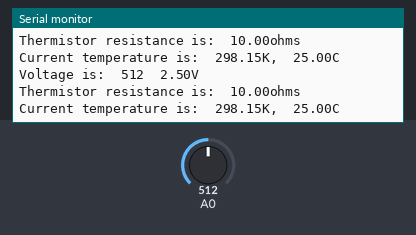
This sketch was run on a simulated Arduino Uno, built with avr-gcc and run on an emulated ATmega328P. On the bench: the last lines printed to the serial monitor. The test bench sets the inputs (shaded band); at power-on: A0 = 512.

Above: at 2.8 s.
2.9 s: A0 set to 1007
At 3.59 s:
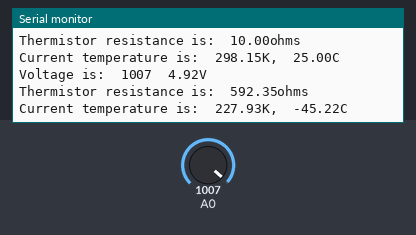
4.4 s: A0 set to 1023
At 5.22 s:
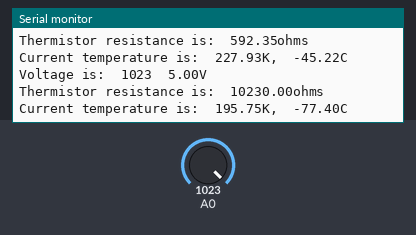
Timing chart, 0 to 7.4 s (numbered marks = the images above; inputs shaded):
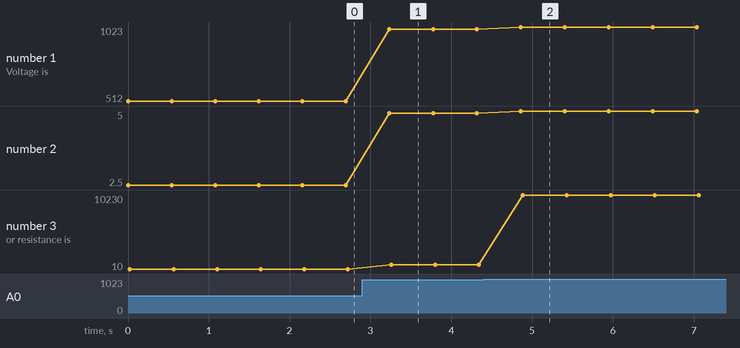

Measured:
- after the input at 2.9 s, the serial monitor: prints a new line after 0.33 s (image 1)
- after the input at 4.4 s, the serial monitor: prints a new line after 0.46 s (image 2)
- plotted number 1: 512 → 1007 after the input at 2.9 s, 1007 → 1023 after the input at 4.4 s
- plotted number 2: 2.5 → 4.92 after the input at 2.9 s, 4.92 → 5 after the input at 4.4 s
- plotted number 3: 10 → 592.35 after the input at 2.9 s, 592.35 → 10230 after the input at 4.4 s

The sketch:

Temperature_Sensor.ino
```cpp
void setup() {
    // initialize serial communication at 9600 bits per second:
    Serial.begin(9600);
}

// the loop routine runs over and over again forever:
void loop() {
    // read the input on analog pin 0:
    int adcVal = analogRead(A0);
    // calculate voltage
    float v = adcVal * 5.0 / 1024;
    // calculate resistance value of thermistor
    float rt = 10 * v / (5 - v);
    // temperature (kelvin)
    float tempK = 1 / (log(rt / 10) / 3950 + 1 / (273.15 + 25));
    // temperature (celsius)
    float tempC = tempK - 273.15;

    // print value to read
    Serial.print("Voltage is:\t");
    // print out analog voltage:
    Serial.print(adcVal);
    Serial.print("\t");
    // print out digital voltage:
    Serial.print(v);
    Serial.println("V");
    Serial.print("Thermistor resistance is:\t");
    // print out analog voltage:
    Serial.print(rt);
    Serial.println("ohms");
    // send the temperature to serial monitor
    Serial.print("Current temperature is:\t");
    // print out temp in K:
    Serial.print(tempK);
    Serial.print("K,\t");
    // print out temp in C:
    Serial.print(tempC);
    Serial.println("C\n");
    delay(500);
}
```
